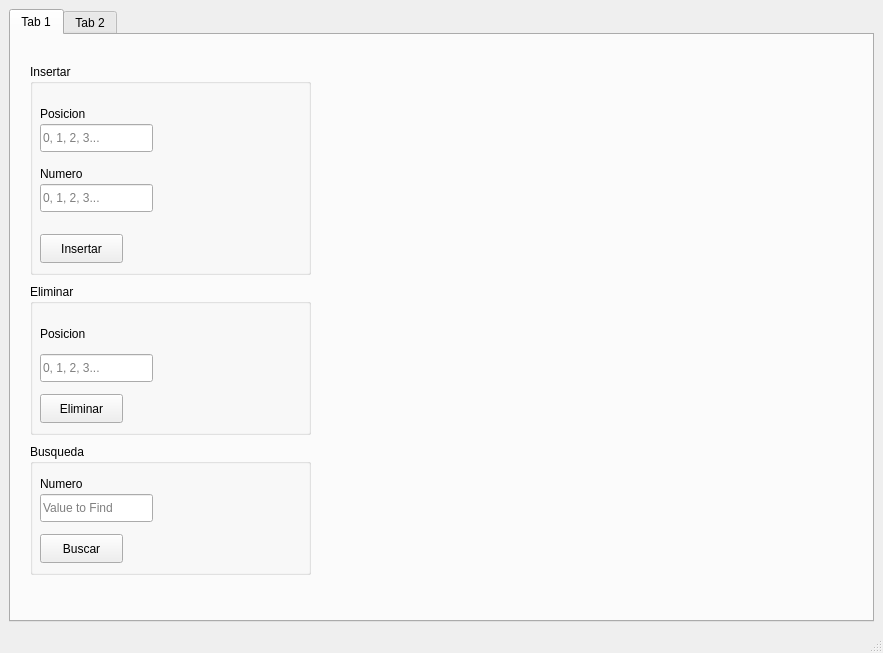
<?xml version="1.0" encoding="UTF-8"?>
<ui version="4.0">
 <class>MainWindow</class>
 <widget class="QMainWindow" name="MainWindow">
  <property name="geometry">
   <rect>
    <x>0</x>
    <y>0</y>
    <width>883</width>
    <height>653</height>
   </rect>
  </property>
  <property name="windowTitle">
   <string>MainWindow</string>
  </property>
  <widget class="QWidget" name="centralwidget">
   <layout class="QGridLayout" name="gridLayout">
    <item row="0" column="0">
     <widget class="QTabWidget" name="Operaciones">
      <widget class="QWidget" name="ListaSimple">
       <attribute name="title">
        <string>Tab 1</string>
       </attribute>
       <layout class="QHBoxLayout" name="horizontalLayout">
        <item>
         <widget class="QWidget" name="widget" native="true">
          <widget class="QGroupBox" name="groupBox">
           <property name="geometry">
            <rect>
             <x>10</x>
             <y>20</y>
             <width>281</width>
             <height>211</height>
            </rect>
           </property>
           <property name="title">
            <string>Insertar</string>
           </property>
           <widget class="QLabel" name="PosicionLS">
            <property name="geometry">
             <rect>
              <x>10</x>
              <y>40</y>
              <width>63</width>
              <height>20</height>
             </rect>
            </property>
            <property name="text">
             <string>Posicion</string>
            </property>
           </widget>
           <widget class="QLineEdit" name="editFindValLS">
            <property name="geometry">
             <rect>
              <x>10</x>
              <y>60</y>
              <width>113</width>
              <height>28</height>
             </rect>
            </property>
            <property name="placeholderText">
             <string>0, 1, 2, 3...</string>
            </property>
           </widget>
           <widget class="QLabel" name="NumeroLS">
            <property name="geometry">
             <rect>
              <x>10</x>
              <y>100</y>
              <width>63</width>
              <height>20</height>
             </rect>
            </property>
            <property name="text">
             <string>Numero</string>
            </property>
           </widget>
           <widget class="QLineEdit" name="editNumLS">
            <property name="geometry">
             <rect>
              <x>10</x>
              <y>120</y>
              <width>113</width>
              <height>28</height>
             </rect>
            </property>
            <property name="placeholderText">
             <string>0, 1, 2, 3...</string>
            </property>
           </widget>
           <widget class="QPushButton" name="btnInsertarLS">
            <property name="geometry">
             <rect>
              <x>10</x>
              <y>170</y>
              <width>83</width>
              <height>29</height>
             </rect>
            </property>
            <property name="text">
             <string>Insertar</string>
            </property>
           </widget>
          </widget>
          <widget class="QGroupBox" name="gbBorrarLS">
           <property name="geometry">
            <rect>
             <x>10</x>
             <y>240</y>
             <width>281</width>
             <height>151</height>
            </rect>
           </property>
           <property name="title">
            <string>Eliminar</string>
           </property>
           <widget class="QLabel" name="PosicionLS_2">
            <property name="geometry">
             <rect>
              <x>10</x>
              <y>40</y>
              <width>63</width>
              <height>20</height>
             </rect>
            </property>
            <property name="text">
             <string>Posicion</string>
            </property>
           </widget>
           <widget class="QLineEdit" name="editDelPosLS">
            <property name="geometry">
             <rect>
              <x>10</x>
              <y>70</y>
              <width>113</width>
              <height>28</height>
             </rect>
            </property>
            <property name="placeholderText">
             <string>0, 1, 2, 3...</string>
            </property>
           </widget>
           <widget class="QPushButton" name="btnBorrarLS">
            <property name="geometry">
             <rect>
              <x>10</x>
              <y>110</y>
              <width>83</width>
              <height>29</height>
             </rect>
            </property>
            <property name="text">
             <string>Eliminar</string>
            </property>
           </widget>
          </widget>
          <widget class="QGroupBox" name="gbBuscarLS">
           <property name="geometry">
            <rect>
             <x>10</x>
             <y>400</y>
             <width>281</width>
             <height>131</height>
            </rect>
           </property>
           <property name="title">
            <string>Busqueda</string>
           </property>
           <widget class="QLabel" name="Buscar">
            <property name="geometry">
             <rect>
              <x>10</x>
              <y>30</y>
              <width>63</width>
              <height>20</height>
             </rect>
            </property>
            <property name="text">
             <string>Numero</string>
            </property>
           </widget>
           <widget class="QLineEdit" name="editFindValLS_2">
            <property name="geometry">
             <rect>
              <x>10</x>
              <y>50</y>
              <width>113</width>
              <height>28</height>
             </rect>
            </property>
            <property name="placeholderText">
             <string>Value to Find</string>
            </property>
           </widget>
           <widget class="QPushButton" name="btnBuscarLS">
            <property name="geometry">
             <rect>
              <x>10</x>
              <y>90</y>
              <width>83</width>
              <height>29</height>
             </rect>
            </property>
            <property name="text">
             <string>Buscar</string>
            </property>
           </widget>
          </widget>
         </widget>
        </item>
        <item>
         <widget class="QWidget" name="widget_2" native="true"/>
        </item>
       </layout>
      </widget>
      <widget class="QWidget" name="tab_6">
       <attribute name="title">
        <string>Tab 2</string>
       </attribute>
      </widget>
     </widget>
    </item>
   </layout>
  </widget>
  <widget class="QMenuBar" name="menubar">
   <property name="geometry">
    <rect>
     <x>0</x>
     <y>0</y>
     <width>883</width>
     <height>25</height>
    </rect>
   </property>
  </widget>
  <widget class="QStatusBar" name="statusbar"/>
 </widget>
 <resources/>
 <connections/>
</ui>
